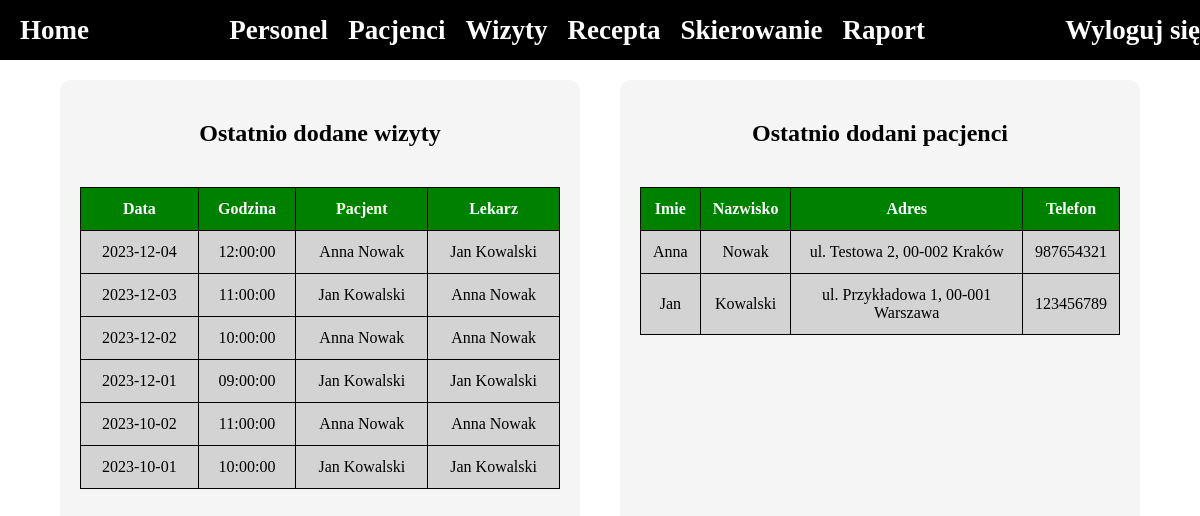
The app's page /adminpanel/panel.php (signed in) with its own data.
### tables this page shows
CREATE TABLE `wizyty` (
  `numer` int(11) NOT NULL,
  `data` date DEFAULT NULL,
  `godzina` time DEFAULT NULL,
  `pacjent` int(11) DEFAULT NULL,
  `lekarz` int(11) DEFAULT NULL,
  `ocena` int(11) DEFAULT NULL,
  `opis` text DEFAULT NULL,
  `diagnoza` text DEFAULT NULL,
  `zalecenia` text DEFAULT NULL,
  `leki_przepisane` text DEFAULT NULL
);

CREATE TABLE `pacjenci` (
  `numer` int(11) NOT NULL,
  `imie` varchar(32) DEFAULT NULL,
  `nazwisko` varchar(32) DEFAULT NULL,
  `pesel` varchar(11) DEFAULT NULL,
  `adres` varchar(128) DEFAULT NULL,
  `telefon` varchar(15) DEFAULT NULL
);

CREATE TABLE `personel` (
  `numer` int(11) NOT NULL,
  `imie` varchar(32) DEFAULT NULL,
  `nazwisko` varchar(32) DEFAULT NULL,
  `stanowisko` varchar(32) DEFAULT NULL,
  `specjalizacja` varchar(64) DEFAULT NULL,
  `godziny_pracy` varchar(64) DEFAULT NULL
);

### adminpanel/panel.php (the view, shortened to what this page needs)
<?php
global $polaczenie;
$wizyty = "";
$wynik_wizyty = mysqli_query($polaczenie, "select * from wizyty ORDER BY data DESC LIMIT 10");
if($wynik_wizyty) $wizyty .= "<tr><th>Data</th><th>Godzina</th><th>Pacjent</th><th>Lekarz</th></tr>";
while ($wiersz = mysqli_fetch_row($wynik_wizyty)) {
    $kluczLekarza = $wiersz[4];
    $kluczPacjenta = $wiersz[3];
    $wynik_pacjent = mysqli_query($polaczenie, "select imie, nazwisko from pacjenci where numer = $kluczPacjenta");
    if ($wynik_pacjent && mysqli_num_rows($wynik_pacjent) > 0) {
        $dane_pacjent = mysqli_fetch_row($wynik_pacjent);
    } else {
        $dane_pacjent = ["", "", ""];
    }
    $wynik_lekarz = mysqli_query($polaczenie, "select imie, nazwisko from personel where numer = $kluczLekarza");
    if ($wynik_lekarz && mysqli_num_rows($wynik_lekarz) > 0) {
        $dane_lekarz = mysqli_fetch_row($wynik_lekarz);
    } else {
        $dane_lekarz = ["", "", ""];
    }
    $wizyty .= "<tr><td>".$wiersz[1]."</td><td>".$wiersz[2]."</td><td>".$dane_pacjent[0]." ".$dane_pacjent[1]."</td><td>".$dane_lekarz[0]." ".$dane_lekarz[1]."</td></tr>";
}
$pacjenci = "";
$wynik_pacjenci = mysqli_query($polaczenie, "select * from pacjenci ORDER BY numer DESC LIMIT 10");
if($wynik_pacjenci) $pacjenci .= "<tr><th>Imie</th><th>Nazwisko</th><th>Adres</th><th>Telefon</th></tr>";
while ($wiersz2 = mysqli_fetch_row($wynik_pacjenci)) {
    $pacjenci .= "<tr><td>".$wiersz2[1]."</td><td>".$wiersz2[2]."</td><td>".$wiersz2[4]."</td><td>".$wiersz2[5]."</td></tr>";
}
?>
<!DOCTYPE html>
<html lang="en">
<head>
</head>
<body>
    <div id="glownyKontener">
        <div id="header">
            <div id="headrer-side-container">
                <a href="panel.php" class="header-link"><h2>Home</h2></a>
            </div>
            <div id="header-link-container">
                <a href="personel.php" class="header-link"><h2>Personel</h2></a>
                <a href="pacjenci.php" class="header-link"><h2>Pacjenci</h2></a>
                <a href="wizyty.php" class="header-link"><h2>Wizyty</h2></a>
                <a href="recepta.php" class="header-link"><h2>Recepta</h2></a>
                <a href="skierowanie.php" class="header-link"><h2>Skierowanie</h2></a>
                <a href="raport.php" class="header-link"><h2>Raport</h2></a>
            </div>
            <div id="headrer-side-logout-container">
                <a href="index.php?wylogowanie" class="header-link"><h2>Wyloguj się</h2></a>
            </div>
        </div>
        <div id="elementContainer">
            <div class="element">
                <h2>Ostatnio dodane wizyty</h2>
                <table>
                    <?=$wizyty?>
                </table>
            </div>
            <div class="element">
                <h2>Ostatnio dodani pacjenci</h2>
                <table>
                    <?=$pacjenci?>
                </table>
            </div>
        </div>
    </div>
</body>
</html>

### adminpanel/panel.php (style rules this page uses)
body, html { box-sizing: border-box; margin: 0; padding: 0; width: 100vw; height: 100vh; overflow: hidden; background-color: white; }
#glownyKontener { width: 100%; height: 100%; display: flex; flex-direction: column; }
#header { width: 100%; height: 60px; display: flex; justify-content: space-between; align-items: center; background-color: black; color: white; padding: 0 20px; }
#header-link-container { display: flex; align-items: center; }
.header-link { margin-right: 20px; color: white; text-decoration: none; font-size: 18px; }
#headrer-side-container, #headrer-side-logout-container { display: flex; align-items: center; }
#elementContainer { display: flex; justify-content: center; width: 100%; height: 100%; margin: 20px 0; }
.element { width: 40%; height: 100%; margin: 0 20px; padding: 20px; background-color: whitesmoke; border-radius: 10px; display: flex; flex-direction: column; align-items: center; }
table { width: 100%; border-collapse: collapse; margin: 20px 0; }
td, th { padding: 12px; text-align: center; border: 1px solid black; }
th { background-color: green; color: white; }
td { background-color: lightgray; }

### records on screen
wizyty: data "2023-12-04", godzina "12:00:00", pacjenci.imie "Anna", pacjenci.nazwisko "Nowak", personel.imie "Jan", personel.nazwisko "Kowalski"
wizyty: data "2023-12-03", godzina "11:00:00", pacjenci.imie "Jan", pacjenci.nazwisko "Kowalski", personel.imie "Anna", personel.nazwisko "Nowak"
wizyty: data "2023-12-02", godzina "10:00:00", personel.imie "Anna", personel.nazwisko "Nowak"
wizyty: data "2023-12-01", godzina "09:00:00", personel.imie "Jan", personel.nazwisko "Kowalski"
wizyty: data "2023-10-02", godzina "11:00:00", personel.imie "Anna", personel.nazwisko "Nowak"
wizyty: data "2023-10-01", godzina "10:00:00", personel.imie "Jan", personel.nazwisko "Kowalski"
pacjenci: imie "Anna", nazwisko "Nowak", adres "ul. Testowa 2, 00-002 Kraków", telefon "987654321"
pacjenci: imie "Jan", nazwisko "Kowalski", adres "ul. Przykładowa 1, 00-001 Warszawa", telefon "123456789"
